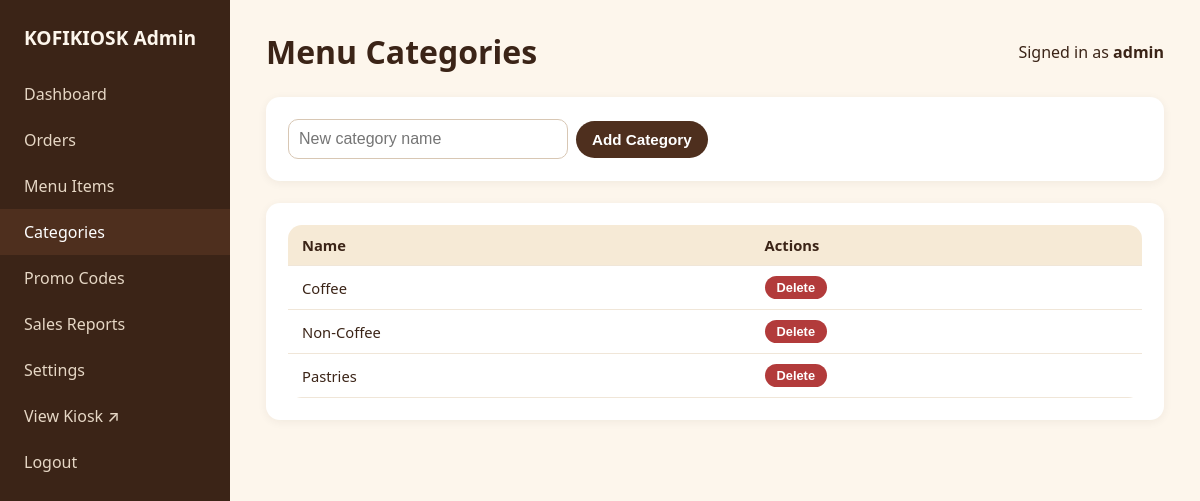
Page /admin/categories (signed in) on the committed database.
### tables this page shows
CREATE TABLE categories (
    id INTEGER PRIMARY KEY AUTOINCREMENT,
    name TEXT NOT NULL UNIQUE,
    display_order INTEGER NOT NULL DEFAULT 0
);

### index.py (the view)
@app.route("/admin/categories", methods=["GET", "POST"])
@admin_required
def admin_categories():
    conn = db.get_db()
    if request.method == "POST":
        name = request.form.get("name", "").strip()
        if name:
            conn.execute("INSERT OR IGNORE INTO categories (name) VALUES (?)", (name,))
            conn.commit()
    categories = conn.execute("SELECT * FROM categories ORDER BY display_order, name").fetchall()
    conn.close()
    return render_template("admin/categories.html", categories=categories)

### db.py (called while the page is built)
def get_db():
    conn = sqlite3.connect(DB_PATH)
    conn.row_factory = sqlite3.Row
    conn.execute("PRAGMA foreign_keys = ON")
    return conn

### index.py (called while the page is built)
def admin_required(view):
    @wraps(view)
    def wrapped(*args, **kwargs):
        if not session.get("admin_id"):
            return redirect(url_for("admin_login", next=request.path))
        return view(*args, **kwargs)
    return wrapped

### templates/admin/categories.html (shortened to what this page needs)
{% extends "admin/base.html" %}
{% block heading %}Menu Categories{% endblock %}
{% block content %}
<div class="admin-card">
  <form method="POST" class="inline-form">
    <input type="text" name="name" placeholder="New category name" required style="max-width:280px;">
    <button type="submit" class="btn btn-primary">Add Category</button>
  </form>
</div>
<div class="admin-card">
  {% if categories %}
  <table>
    <tr><th>Name</th><th>Actions</th></tr>
    {% for c in categories %}
    <tr>
      <td>{{ c.name }}</td>
      <td>
        <form method="POST" action="{{ url_for('admin_category_delete', cat_id=c.id) }}"
              onsubmit="return confirm('Delete this category? Items inside it will also be deleted.');" style="display:inline;">
          <button type="submit" class="btn btn-danger" style="padding:4px 12px;font-size:.8rem;">Delete</button>
        </form>
      </td>
    </tr>
    {% endfor %}
  </table>
  {% else %}
    <p class="hint">No categories yet.</p>
  {% endif %}
</div>
{% endblock %}

### static/css/style.css (style rules this page uses)
:root { --brown-900: #3b2417; --brown-800: #4e2f1e; --brown-700: #6b4226; --brown-500: #8c5a34; --cream-100: #fdf6ec; --cream-200: #f6ead6; --accent: #c8873b; --accent-dark: #a8672b; --green: #2f7a4d; --red: #b23b3b; --radius: 14px; font-size: 16px; }
* { box-sizing: border-box; }
body { margin: 0; font-family: "Segoe UI", system-ui, -apple-system, sans-serif; background: var(--cream-100); color: var(--brown-900); }
.btn { border: none; border-radius: 999px; padding: 10px 16px; font-weight: 600; cursor: pointer; font-size: .95rem; }
.btn-primary { background: var(--brown-800); color: #fff; }
.btn-danger { background: var(--red); color: #fff; }
textarea, input[type=text], input[type=number], input[type=password], select { width: 100%; padding: 10px; border-radius: 10px; border: 1px solid #d8c7b4; font-size: 1rem; }
table { width: 100%; border-collapse: collapse; background: #fff; border-radius: var(--radius); overflow: hidden; }
table th, table td { padding: 10px 14px; text-align: left; border-bottom: 1px solid #f0e6d8; font-size: .92rem; }
table th { background: var(--cream-200); }
.admin-card { background: #fff; border-radius: var(--radius); padding: 22px; margin-bottom: 22px; box-shadow: 0 2px 10px rgba(59,36,23,.06); }
.inline-form { display: flex; gap: 8px; align-items: center; }

### rows in the picture
categories: name "Coffee"
categories: name "Non-Coffee"
categories: name "Pastries"

### other values in the picture
{{ session.get('admin_username') }} "admin"
